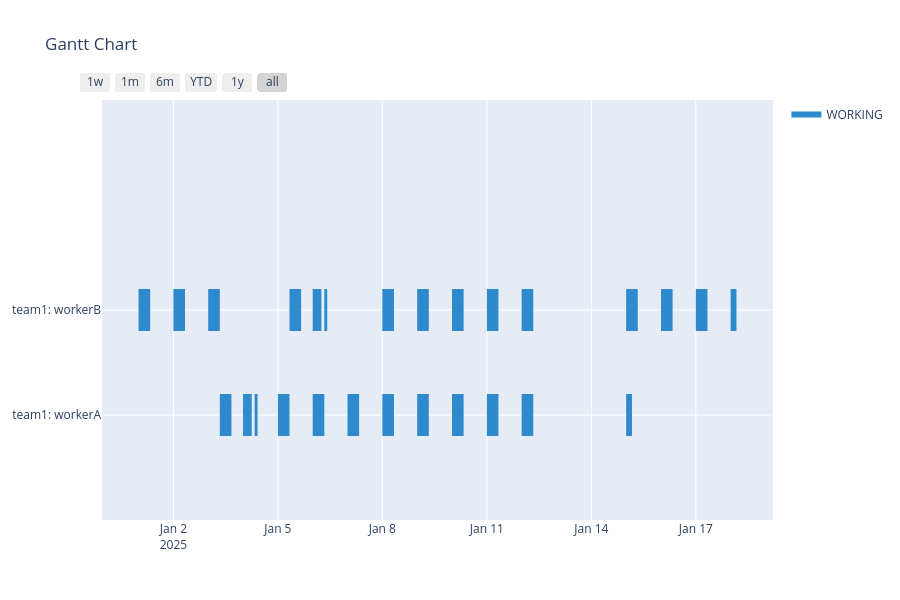

Source (notebook cell):
### Code cell
team.create_gantt_plotly(project.init_datetime, project.unit_timedelta).show()

### Figure 1 — Plotly figure (JSON) as saved in the notebook; plotly's stock layout.template omitted (floating-point values rounded to 4 significant figures; data arrays with more than 128 entries replaced by an {"elided": "..."} marker saying what was removed)
{"data": [{"fill": "toself", "fillcolor": "rgb(46, 137, 205)", "hoverinfo": "name", "legendgroup": "rgb(46, 137, 205)", "mode": "none", "name": "WORKING", "type": "scatter", "x": {"elided": "134 str values"}, "y": {"elided": "134 float values"}}, {"legendgroup": "rgb(46, 137, 205)", "marker": {"color": "rgb(46, 137, 205)", "opacity": 0, "size": 1}, "mode": "markers", "name": "", "showlegend": false, "text": [null, null, null, null, null, null, null, null, null, null, null, null, null, null, null, null, null, null, null, null, null, null, null, null, null, null, null, null, null, null, null, null, null, null, null, null, null, null, null, null, null, null, null, null, null, null, null, null, null, null, null, null, null, null], "type": "scatter", "x": ["2025-01-01 00:00:00", "2025-01-01 08:00:00", "2025-01-02 00:00:00", "2025-01-02 08:00:00", "2025-01-03 00:00:00", "2025-01-03 08:00:00", "2025-01-05 08:00:00", "2025-01-05 16:00:00", "2025-01-06 00:00:00", "2025-01-06 06:00:00", "2025-01-06 08:00:00", "2025-01-06 10:00:00", "2025-01-08 00:00:00", "2025-01-08 08:00:00", "2025-01-09 00:00:00", "2025-01-09 08:00:00", "2025-01-10 00:00:00", "2025-01-10 08:00:00", "2025-01-11 00:00:00", "2025-01-11 08:00:00", "2025-01-12 00:00:00", "2025-01-12 08:00:00", "2025-01-15 00:00:00", "2025-01-15 08:00:00", "2025-01-16 00:00:00", "2025-01-16 08:00:00", "2025-01-17 00:00:00", "2025-01-17 08:00:00", "2025-01-18 00:00:00", "2025-01-18 04:00:00", "2025-01-03 08:00:00", "2025-01-03 16:00:00", "2025-01-04 00:00:00", "2025-01-04 06:00:00", "2025-01-04 08:00:00", "2025-01-04 10:00:00", "2025-01-05 00:00:00", "2025-01-05 08:00:00", "2025-01-06 00:00:00", "2025-01-06 08:00:00", "2025-01-07 00:00:00", "2025-01-07 08:00:00", "2025-01-08 00:00:00", "2025-01-08 08:00:00", "2025-01-09 00:00:00", "2025-01-09 08:00:00", "2025-01-10 00:00:00", "2025-01-10 08:00:00", "2025-01-11 00:00:00", "2025-01-11 08:00:00", "2025-01-12 00:00:00", "2025-01-12 08:00:00", "2025-01-15 00:00:00", "2025-01-15 04:00:00"], "y": [1, 1, 1, 1, 1, 1, 1, 1, 1, 1, 1, 1, 1, 1, 1, 1, 1, 1, 1, 1, 1, 1, 1, 1, 1, 1, 1, 1, 1, 1, 0, 0, 0, 0, 0, 0, 0, 0, 0, 0, 0, 0, 0, 0, 0, 0, 0, 0, 0, 0, 0, 0, 0, 0]}], "layout": {"height": 600, "hovermode": "closest", "showlegend": true, "title": {"text": "Gantt Chart"}, "xaxis": {"rangeselector": {"buttons": [{"count": 7, "label": "1w", "step": "day", "stepmode": "backward"}, {"count": 1, "label": "1m", "step": "month", "stepmode": "backward"}, {"count": 6, "label": "6m", "step": "month", "stepmode": "backward"}, {"count": 1, "label": "YTD", "step": "year", "stepmode": "todate"}, {"count": 1, "label": "1y", "step": "year", "stepmode": "backward"}, {"step": "all"}]}, "showgrid": true, "type": "date", "zeroline": false}, "yaxis": {"autorange": false, "range": [-1, 3], "showgrid": true, "ticktext": ["team1: workerA", "team1: workerB"], "tickvals": [0, 1], "zeroline": false}}}
